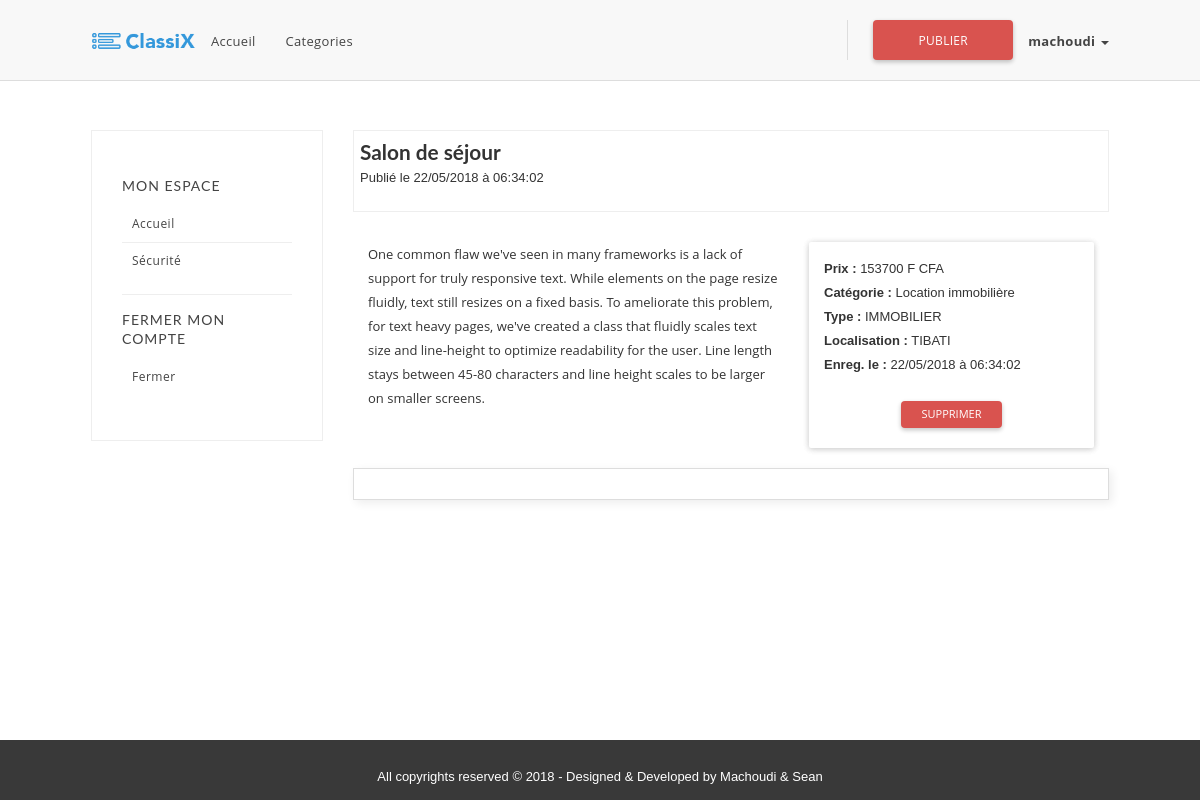
The page /account_details_ads.php?id=3gbi2rdo7e4z8s1tkvhymafpul6j9q05cwxn (signed in) on the database its author committed.
### tables this page shows
CREATE TABLE `adverts` (
  `idadvert` char(36) NOT NULL,
  `pseudo` varchar(100) NOT NULL,
  `cat_id` int(11) DEFAULT NULL,
  `city_name` varchar(100) NOT NULL,
  `title` varchar(45) NOT NULL,
  `description` longtext NOT NULL,
  `validity` tinyint(4) NOT NULL DEFAULT '1',
  `initial_price` int(11) DEFAULT NULL,
  `price_text` int(11) NOT NULL DEFAULT '0',
  `price_validity` int(11) NOT NULL DEFAULT '0',
  `price_images` int(11) NOT NULL DEFAULT '0',
  `price` int(11) NOT NULL DEFAULT '0',
  `tags` varchar(150) DEFAULT NULL,
  `contact_fullname` varchar(200) NOT NULL,
  `contact_email` varchar(150) NOT NULL,
  `contact_phone` varchar(15) NOT NULL,
  `contact_address` varchar(150) NOT NULL,
  `status` enum('online','offline','pending') NOT NULL,
  `nb_views` int(11) NOT NULL DEFAULT '0',
  `payment_visa` tinyint(1) DEFAULT NULL,
  `payment_paypal` tinyint(1) DEFAULT NULL,
  `payment_bank` tinyint(1) DEFAULT NULL,
  `payment_cashier` tinyint(1) DEFAULT NULL,
  `is_deleted` tinyint(1) DEFAULT '0',
  `publish_date` timestamp NOT NULL DEFAULT CURRENT_TIMESTAMP,
  `register_date` timestamp NOT NULL DEFAULT CURRENT_TIMESTAMP,
  PRIMARY KEY (`idadvert`)
);

CREATE TABLE `settings` (
  `country_code` char(4) NOT NULL,
  `country_name` varchar(100) NOT NULL,
  `phone_indicator` char(4) NOT NULL,
  `currency` char(20) NOT NULL,
  `short_currency` char(5) NOT NULL,
  PRIMARY KEY (`country_code`),
  UNIQUE KEY `settings_country_code_uindex` (`country_code`),
  UNIQUE KEY `settings_country_name_uindex` (`country_name`),
  UNIQUE KEY `settings_phone_indicator_uindex` (`phone_indicator`),
  UNIQUE KEY `settings_currency_uindex` (`currency`),
  UNIQUE KEY `settings_short_currency_uindex` (`short_currency`)
);

CREATE TABLE `categories` (
  `cat_id` int(11) NOT NULL AUTO_INCREMENT,
  `parent_cid` int(11) NOT NULL DEFAULT '0',
  `category_name` varchar(150) NOT NULL,
  PRIMARY KEY (`cat_id`)
);

### classes/Adverts.php (called while the page is built, shortened)
<?php
require_once 'Crud.php';
class Adverts extends Crud {
    public $idadvert;
    public function getIdadvert()
    {
        return $this->idadvert;
    }
    public function setIdadvert($idadvert)
    {
        $this->idadvert = $idadvert;
    }
    public function adsDetails(){
        return $this->getData("SELECT * FROM ".
            TBL_Adverts." WHERE idadvert='".$this->getIdadvert()."' LIMIT 1");
    }
}

### classes/Settings.php (called while the page is built, shortened)
<?php
require_once 'Crud.php';
class Settings extends Crud {
    public function getsettings(){
        return $this->getData("SELECT * FROM ".TBL_Settings);
    }
}

### classes/Categories.php (called while the page is built, shortened)
<?php
require_once 'Crud.php';
class Categories extends Crud {
    public $cat_id;
    public function getCatId()
    {
        return$this->cat_id;
    }
    public function setCatId($cat_id)
    {
        $this->cat_id = $cat_id;
    }
    public function detailedCategory(){
        return $this->getData("SELECT c.category_name as cat_name,"
            ." (SELECT d.category_name FROM ".TBL_Categories." d WHERE d.cat_id=c.parent_cid) AS cat_parent"
            ." FROM ".TBL_Categories." c WHERE c.cat_id = '".$this->getCatId()."'");
    }
}

### account_details_ads.php (the view, shortened to what this page needs)
<?php
require_once 'lib/Functions.php';
?>
<body>
<?php
include '_inc/_inc_navbar.php';
require_once "_inc/_inc_header.php";
require_once "classes/Settings.php";
$parametres = new Settings();
$parametre = $parametres->getsettings();
require_once "classes/Adverts.php";
$advert = new Adverts();
if( isset($_GET['id']) && $_GET['id']<>'' ){
    $advert->setIdadvert($_GET['id']);
}
$annonce = $advert->adsDetails();
require_once 'classes/Categories.php';
$category = new Categories();
$category->setCatId($annonce[0]['cat_id']);
$categorie = $category->detailedCategory();
?>
    <div id="content">
        <div class="container">
            <div class="row">
                <?php include '_inc/_inc_account_menu.php'; ?>
                <div class="col-sm-9">
                    <div class="inner-box ads-details-wrapper" style="padding: 6px;">
                        <h3><?php echo $annonce[0]['title']; ?></h3>
                        <p class="item-intro">
                            Publié le <?php $advert->mysqlDateToFrench($annonce[0]['publish_date']); ?>
                        </p>
                    </div>
                    <div style="padding: 0px;">
                        <div class="ads-details-info col-sm-7" style="text-align: justify-all;">
                            <?php echo $annonce[0]['description']; ?>
                        </div>
                        <div class="col-sm-5">
                            <aside class="panel panel-body panel-details">
                                <ul>
                                    <li>
                                        <p class="no-margin ">
                                            <strong>Prix :</strong>
                                            <?php echo $annonce[0]['price']." ".$parametre[0]['short_currency']; ?>
                                        </p>
                                    </li>
                                    <li>
                                        <p class="no-margin ">
                                            <strong>Catégorie :</strong>
                                        </p>
                                    </li>
                                    <li>
                                        <p class="no-margin">
                                            <strong>Type :</strong>
                                        </p>
                                    </li>
                                    <li>
                                        <p class="no-margin">
                                            <strong>Localisation :</strong>
                                            <?php echo $annonce[0]['city_name']; ?>
                                        </p>
                                    </li>
                                    <li>
                                        <p class=" no-margin ">
                                            <strong>Enreg. le :</strong>
                                            <?php echo $advert->mysqlDateToFrench($annonce[0]['register_date']); ?>
                                        </p>
                                    </li>
                                </ul>
                                <div class="clearfix">&nbsp;</div>
                                <div class="center">
                                    <a href="#" class="btn btn-danger btn-sm">Supprimer</a>
                                </div>
                            </aside>
                        </div>
                    </div>
                    <div class="box col-sm-12">
                    </div>
                </div>
            </div>
        </div>
    </div>
<?php include '_inc/_inc_footer.php'; ?>

### lib/Functions.php (shortened to what this page needs)
<?php
class Functions {
    protected $server_host;
    public function __construct(){
        $this->server_host = 'http://'.$_SERVER['SERVER_NAME'].'/classix/';
    }
    public function baseurl(){
        echo $this->server_host;
    }
    public function outputField($fieldDatas){
        echo html_entity_decode($fieldDatas);
    }
}

### classes/Crud.php (shortened to what this page needs)
<?php
class Crud {
  private $_host = "localhost";
  private $_username = "advertize";
  private $_password = "*c218*";
  private $_database = "advertize";
  protected $connection;
  public function __construct() {
    if( !isset($this->connection) ) {
      $this->connection = new mysqli($this->_host, $this->_username,
      $this->_password, $this->_database);
    }
    return $this->connection;
  }
  public function getData($query) {
    $result = $this->connection->query($query);
    if($result === false) {
        return $this->connection->error;
    }else{
        if( $result->num_rows == 0 ) {
            return 0;
        }else {
            $rows = array();
            while ($row = $result->fetch_assoc()) {   $rows[] = $row; }
            return $rows;
        }
    }
  }
    public function mysqlDateToFrench($dateInput){
        $x = explode(" ", $dateInput);
        $frenchDate = explode("-", $x[0]);
        echo $frenchDate[2]."/".$frenchDate[1]."/".$frenchDate[0]." à ".$x[1];
  }
}

### assets/material-kit.css (style rules this page uses)
body,h1,h2,h3,h4,h5,h6,.h1,.h2,.h3,.h4 { font-family:open sans,sans-serif;font-weight:400 }
.btn.btn-sm,.btn-group-sm .btn,.input-group-btn .btn.btn-sm,.btn-group-sm .input-group-btn .btn { padding:5px 20px;font-size:11px }
h3,.h3 { font-size:1.825em;line-height:1.4em;margin:20px 0 10px }
.panel { border-radius:2px;border:0;box-shadow:0 1px 6px 0 rgba(0,0,0,.12),0 1px 6px 0 rgba(0,0,0,.12) }
* { -webkit-tap-highlight-color:transparent;-webkit-tap-highlight-color:transparent }

### assets/main.css (style rules this page uses)
body { font-weight:400;font-size:13px;line-height:24px;overflow-x:hidden }
h1,h2,h3,h4,h5,h6 { margin-top:0;margin-bottom:0;font-family:lato,sans-serif;font-weight:700 }
h3 { font-size:1.6em;line-height:1.4em }
p { font-size:13px;font-family:montserrat,sans-serif;margin:0;line-height:24px;font-weight:400 }
a { color:#444;-webkit-transition:all .3s linear;-moz-transition:all .3s linear;-ms-transition:all .3s linear;-o-transition:all .3s linear;transition:all .3s linear }
ul { margin:0;padding:0 }
ul li { list-style:none;margin:0 }
.center { text-align:center }
.btn { padding:16px 22px;color:#fff;border-radius:4px;position:relative;-webkit-transition:all .3s linear;-moz-transition:all .3s linear;-ms-transition:all .3s linear;-o-transition:all .3s linear;transition:all .3s linear;box-shadow:0 2px 4px 0 rgba(0,0,0,.1),0 2px 5px 0 rgba(0,0,0,.15);border:0;text-transform:uppercase }
.btn-sm { font-size:13px;padding:4px 8px;line-height:1.5;margin-bottom:5px;border:0 }
#content { padding:80px 0 }
.inner-box { border:1px solid #eee;padding:30px;margin-bottom:30px }
.ads-details-wrapper .item-intro { margin-bottom:15px }
#content { padding:30px }
.box { padding:15px;border:1px solid #ddd;box-shadow:3px 3px 9px rgba(0,0,0,.075) }

### _inc/_inc_header.php (style rules this page uses)
html { position: relative; min-height: 100%; }
body { margin-bottom: 60px; }
@media (min-width: 992px) { .container { max-width: 1048px; } }

### rows shown on the page
adverts: title "Salon de séjour", publish_date "22 22", publish_date "05 05", publish_date "2018 2018", publish_date "06:34:02 06:34:02", description "One common flaw we've seen in many frameworks is a lack of support for truly responsive text. While elements on the page resize fluidly, text still resizes on a fixed basis. To ameliorate this problem, for text heavy pages, we've created a class that fluidly scales text size and line-height to optimize readability for the user. Line length stays between 45-80 characters and line height scales to be larger on smaller screens.", price "153700", city_name "TIBATI"
settings: short_currency "F CFA"
categories: category_name "Location immobilière"

### other values the page prints
$_SESSION['user']['pseudo'] "machoudi"
html_entity_decode($fieldDatas) "IMMOBILIER"
